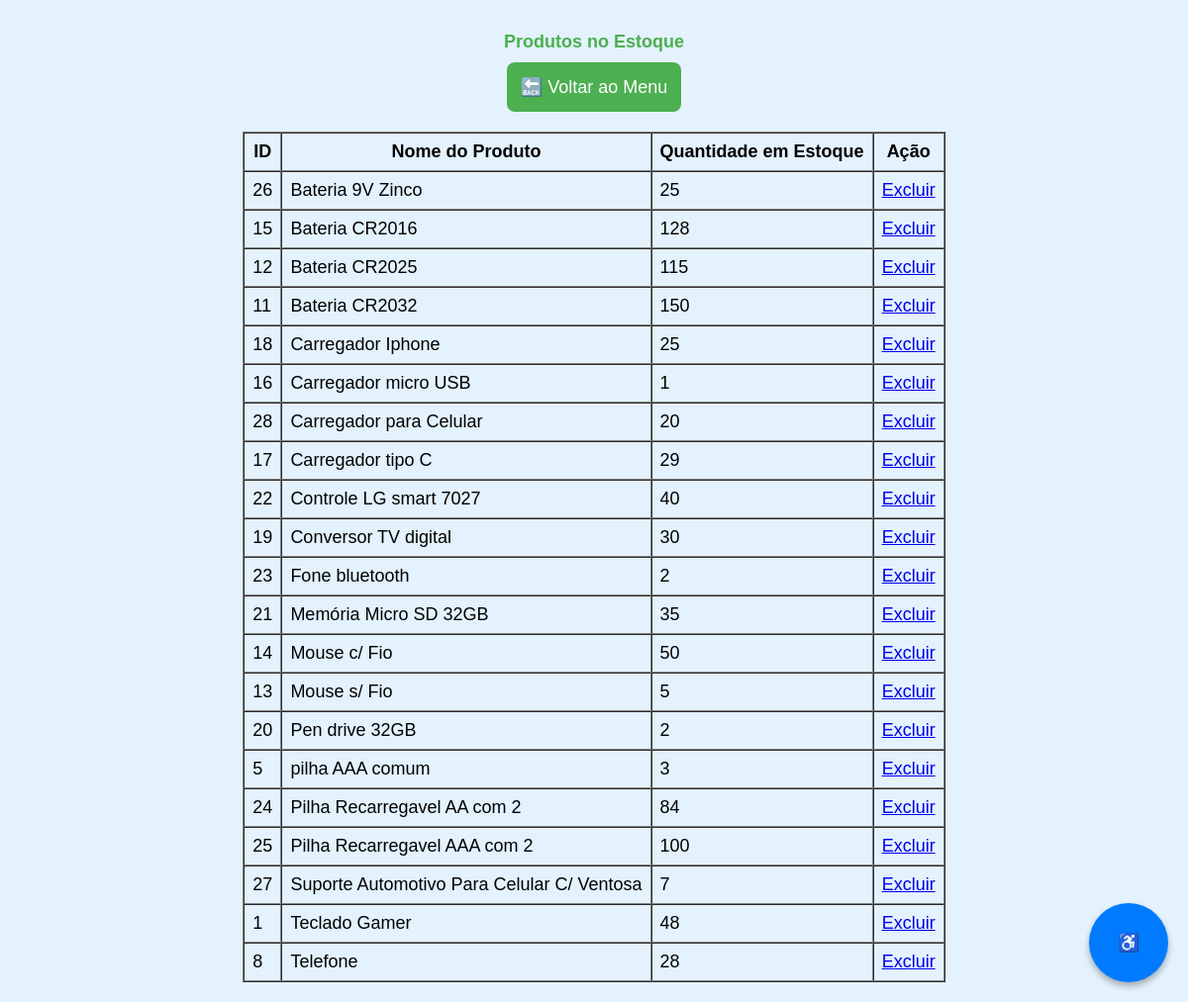
/listar_produtos.php (signed in), run on the app's committed database.
### tables this page shows
CREATE TABLE `produtos` (
  `id_produto` int(11) NOT NULL,
  `nome_produto` varchar(100) NOT NULL,
  `qtde_estoque` int(11) NOT NULL,
  `valor` decimal(10,2) NOT NULL DEFAULT 0.00,
  `valor_unitario` decimal(10,2) NOT NULL DEFAULT 0.00,
  `codigo_barras` varchar(20) DEFAULT NULL
);

### listar_produtos.php (the view, shortened to what this page needs)
<?php
$host = "sql201.infinityfree.com";
$porta = 3306;
$usuarioBD = "if0_39007414";
$senhaBD = "SibfxkGyuneA6";
$banco = "if0_39007414_bdcontroleestoque";
$conn = new mysqli($host, $usuarioBD, $senhaBD, $banco, $porta);
$result = $conn->query("SELECT * FROM produtos ORDER BY nome_produto");
?>
<!DOCTYPE html>
<html>
<head>
    <link rel="stylesheet" type="text/css" href="estilo.css">
</head>
<body>
    <h1>Produtos no Estoque</h1>
    <a href="pagina_inicial.php"><button>🔙 Voltar ao Menu</button></a>
    <table border="1" cellpadding="8" cellspacing="0" style="margin-top: 20px;">
        <tr>
            <th>ID</th><th>Nome do Produto</th><th>Quantidade em Estoque</th><th>Ação</th>
        </tr>
        <?php while($produto = $result->fetch_assoc()): ?>
            <tr>
                <td><?= $produto['id_produto'] ?></td>
                <td><?= htmlspecialchars($produto['nome_produto']) ?></td>
                <td><?= $produto['qtde_estoque'] ?></td>
                <td>
                    <a href="listar_produtos.php?excluir_id=<?= $produto['id_produto'] ?>" onclick="return confirm('Tem certeza que deseja excluir este produto?');">Excluir</a>
                </td>
            </tr>
        <?php endwhile; ?>
    </table>
    <?php include 'acessibilidade.php'; ?>
</body>
</html>

### estilo.css (style rules this page uses)
body { font-family: Arial, sans-serif; background-color: #e3f2fd; margin: 0; padding: 20px; display: flex; flex-direction: column; align-items: center; min-height: 100vh; }
h1 { color: #4CAF50; font-size: 28px; margin-bottom: 10px; }
button { background-color: #4CAF50; color: white; border: none; padding: 14px; border-radius: 8px; font-size: 18px; cursor: pointer; transition: background 0.3s ease; width: 100%; }

### data on the page
produtos: id_produto "26", nome_produto "Bateria 9V Zinco", qtde_estoque "25"
produtos: id_produto "15", nome_produto "Bateria CR2016", qtde_estoque "128"
produtos: id_produto "12", nome_produto "Bateria CR2025", qtde_estoque "115"
produtos: id_produto "11", nome_produto "Bateria CR2032", qtde_estoque "150"
produtos: id_produto "18", nome_produto "Carregador Iphone", qtde_estoque "25"
produtos: id_produto "16", nome_produto "Carregador micro USB", qtde_estoque "1"
produtos: id_produto "28", nome_produto "Carregador para Celular", qtde_estoque "20"
produtos: id_produto "17", nome_produto "Carregador tipo C", qtde_estoque "29"
produtos: id_produto "22", nome_produto "Controle LG smart 7027", qtde_estoque "40"
produtos: id_produto "19", nome_produto "Conversor TV digital", qtde_estoque "30"
produtos: id_produto "23", nome_produto "Fone bluetooth", qtde_estoque "2"
produtos: id_produto "21", nome_produto "Memória Micro SD 32GB", qtde_estoque "35"
produtos: id_produto "14", nome_produto "Mouse c/ Fio", qtde_estoque "50"
produtos: id_produto "13", nome_produto "Mouse s/ Fio", qtde_estoque "5"
produtos: id_produto "20", nome_produto "Pen drive 32GB", qtde_estoque "2"
produtos: id_produto "5", nome_produto "pilha AAA comum", qtde_estoque "3"
produtos: id_produto "24", nome_produto "Pilha Recarregavel AA com 2", qtde_estoque "84"
produtos: id_produto "25", nome_produto "Pilha Recarregavel AAA com 2", qtde_estoque "100"
produtos: id_produto "27", nome_produto "Suporte Automotivo Para Celular C/ Ventosa", qtde_estoque "7"
produtos: id_produto "1", nome_produto "Teclado Gamer", qtde_estoque "48"
produtos: id_produto "8", nome_produto "Telefone", qtde_estoque "28"
